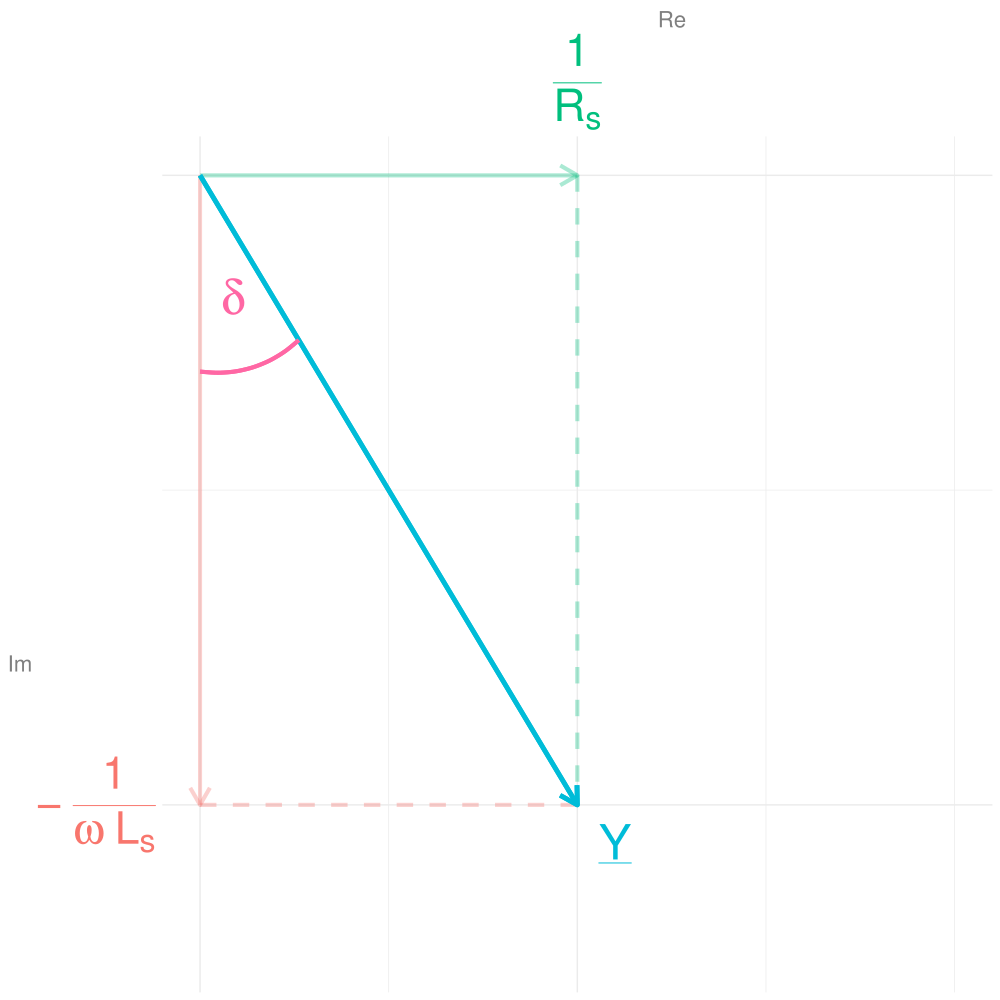

Reproduce this figure in R.
#Komplexe Zeiger von R, L, C

library(ggplot2)

options(scipen=10000)

output_width  <- 10
output_height <- output_width


ylabel <- "Im"
xlabel <- "Re"

Rpos <- 0.618

angle <- atan(1/Rpos)

angleDisplayX <- 0.1618



Rcolor        <- "#00BF7D2F"
RcolorNoAlpha <- "#00BF7D"
Lcolor        <- "#F8766D2F"
LcolorNoAlpha <- "#F8766D"
Tcolor        <- "#00BCD8"
AngleColor    <- "#FF67A4"


pdf("ESBp_Spule.pdf", width = output_width, height = output_height)

####################################################################

p9 <- ggplot(data.frame(x=c(0, 2),y=c(0,2)), aes(x,y)) +

        theme_minimal() + # maybe theme_bw()

        #ggtitle("Zeigerbild der Impedanz einer verlustbehafteten Spule im Serienmodell") +

        theme(axis.title.y = element_text(angle = 0, vjust = 0.3819660112501051, size=16.18, color="#0000007F"), axis.text.y = element_text(size = 32.36, color = c("grey60", LcolorNoAlpha))) + # rotate axis title
        theme(axis.title.x = element_text(angle = 0, hjust = 0.6180339887498948, size=16.18, color="#0000007F"), axis.text.x = element_text(size = 32.36, color = c("grey60", RcolorNoAlpha))) +

        xlab(xlabel)  +
        ylab(ylabel)  +

        scale_y_continuous(limits=c(-1.23606797749978964,0),  breaks = c(0,-1), labels=c( "",bquote("-"~over(1,omega ~ "L"["s"]))) ) +
        scale_x_continuous(limits=c(0, 1.23606797749978964),  breaks = c(0,Rpos), labels=c("", bquote(over(1,"R"["s"])) ) , position="top")+

        #lines "#E58700"
        # L
        geom_segment( aes(x = 0, y = -1, xend = Rpos, yend = -1 ), color=Lcolor,   linetype="dashed", size = 1.3819660112501051)+
        geom_segment( aes(x = 0, y = 0, xend = 0, yend = -1 ), color=Lcolor,   linetype="solid", arrow = arrow(length = unit(0.5, "cm")), size = 1.3819660112501051) +
        # R
        geom_segment( aes(x = Rpos, y = 0, xend = Rpos, yend = -1 ), color=Rcolor,   linetype="dashed", size = 1.3819660112501051) +
        geom_segment( aes(x = 0, y = 0, xend = Rpos, yend = 0 ), color=Rcolor,   linetype="solid", arrow = arrow(length = unit(0.5, "cm")), size = 1.3819660112501051) +
        # total
        geom_segment( aes(x = 0, y = 0, xend = Rpos, yend = -1 ), color=Tcolor,   linetype="solid", arrow = arrow(length = unit(0.5, "cm")), size = 1.618) +

        # angle display
        geom_curve( aes(x = angleDisplayX, y = -tan(angle) * angleDisplayX, xend = 0, yend = - (tan(angle) * angleDisplayX + angleDisplayX * tan(pi/2-angle)/2)),
             curvature = -0.23606797749978964, angle = 90, color = AngleColor, size=1.3819660112501051) +

        annotate(geom="text", x=angleDisplayX*0.333333, y=-((tan(angle) * angleDisplayX + angleDisplayX * tan(pi/2-angle)/2)*0.6180339887498948), label=expression(delta), color=AngleColor, size=12.36) +

        annotate(geom="text", x=Rpos+0.0618, y=-1.0618, label=expression(underline(Y)), color=Tcolor, size=12.36)

p9
